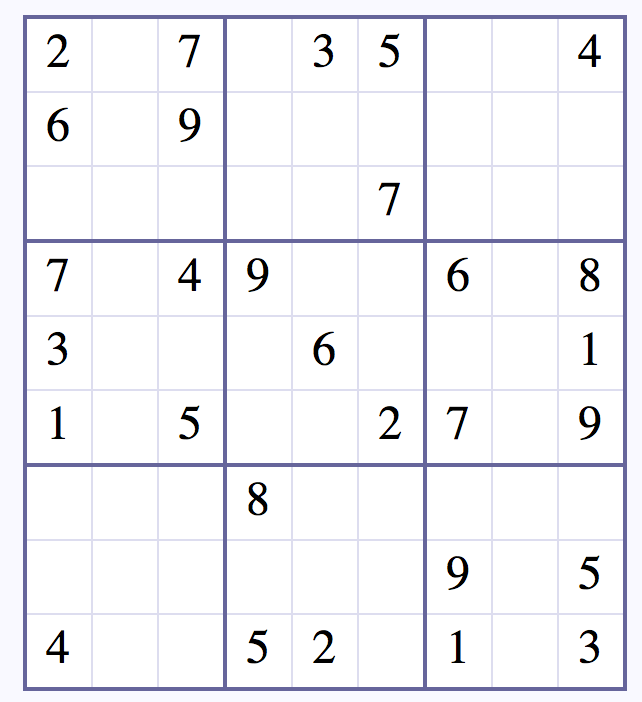
#> input picture test1.png, 642 x 702 px
$ python -i FindSud.py   (imports and definitions only)
#> lines starting #> are read from the running program, lines starting #| are printed output that depends on the picture; after the words box and inside, x2 and y2 are one past the last pixel; in counts of white or black regions, pixels touching at a corner belong together
# Imports
import cv2
import numpy as np
import pytesseract
#::::::::::::::::::::::::::::::::::::::::::::::::::::::::::
def finder_from_image(file_path):
    """
    this function used for finding the sudoku from image

    Parameter
    ---------
    file_path : wiht */* and file name

    Returns
    -------
    findedSudoku : shape(9, 9)

    """
#> called with file_path = 'test1.png'
# Image Initializing
    image = cv2.imread(file_path)
#> image is the input picture: shape (702, 642, 3); mean B, G, R 246.2, 242.6, 242.6
    image2 = cv2.cvtColor(image, cv2.COLOR_BGR2GRAY)
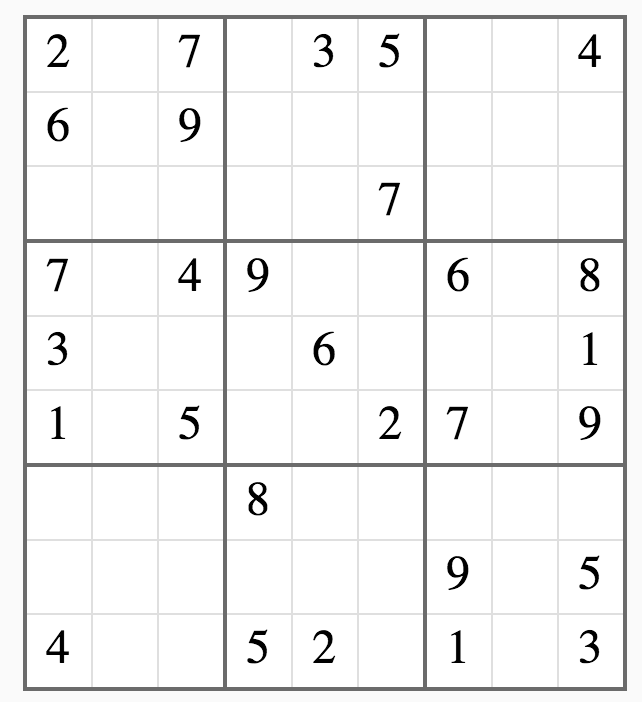
#> image2: shape (702, 642); min 0, max 255, mean 243
    _, image2 = cv2.threshold(image2, 200, 255, cv2.THRESH_BINARY)
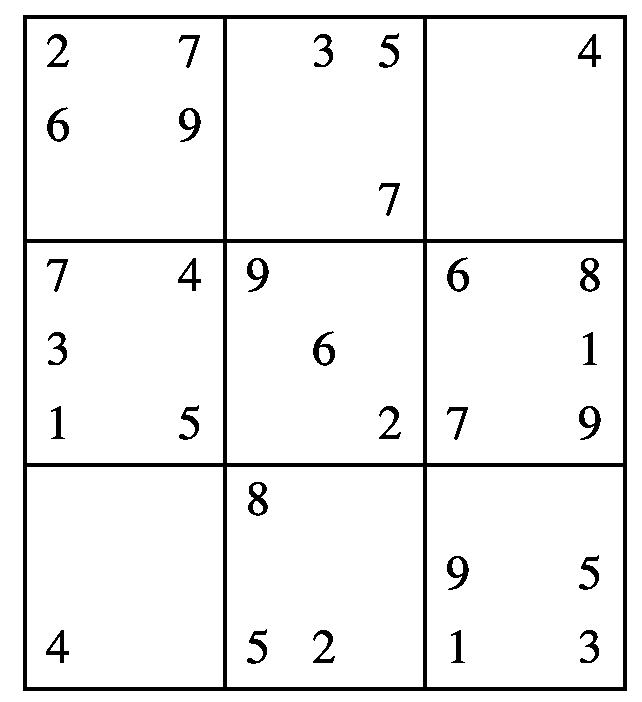
#> image2: shape (702, 642); 93.8% white; 30 black regions, largest, box (x1, y1, x2, y2) and area: (23, 15, 627, 691) 20224, (580, 258, 600, 292) 340, (248, 482, 268, 516) 340
    edge = cv2.Canny(image2, 50, 100)
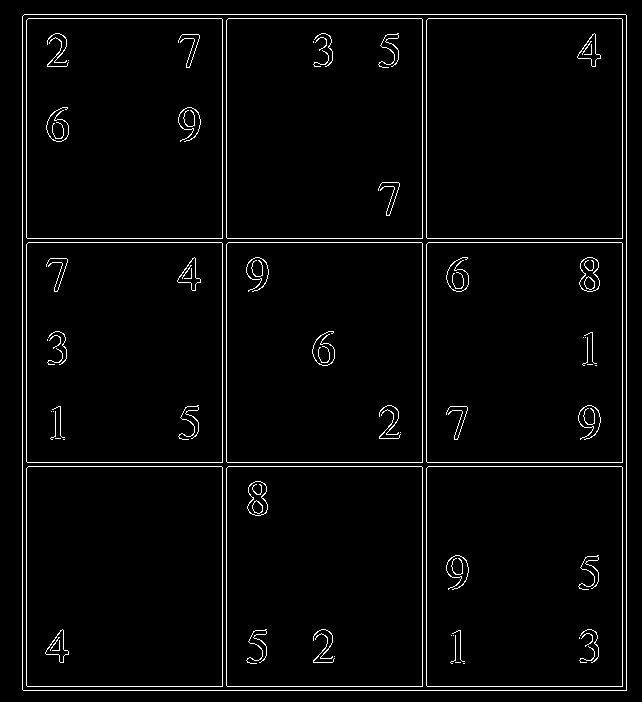
#> edge: shape (702, 642); 3.1% white in thin lines or dots
    y1,x1 = np.argwhere(edge).min(axis=0)
#> y1 = 14; x1 = 22
    y2,x2 = np.argwhere(edge).max(axis=0)
#> y2 = 690; x2 = 626
    cropped = image2[y1:y2, x1:x2]
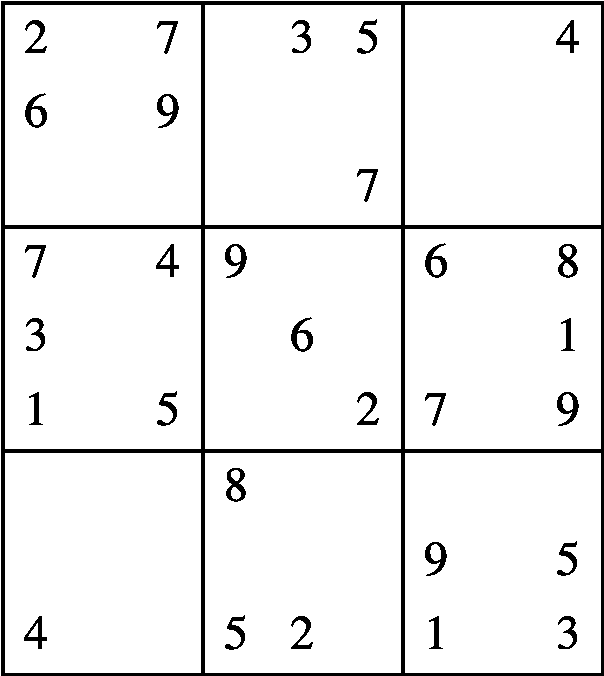
#> cropped: shape (676, 604); 93.5% white; 30 black regions, largest, box (x1, y1, x2, y2) and area: (1, 1, 604, 676) 18945, (558, 244, 578, 278) 340, (226, 468, 246, 502) 340
    ycell = int(np.shape(cropped)[0]/9)
#> ycell = 75
    xcell = int(np.shape(cropped)[1]/9)
#> xcell = 67
    # Finding numbers and writing them into a string
    findedNumbers = ""
    for i in range(9):
        for k in range(9):
            selected = cropped[(i*ycell)+((y2-y1)//57):((i+1)*ycell)-((y2-y1)//57),
                               (k*xcell)+((x2-x1)//57):((k+1)*xcell)-((x2-x1)//57)]
            copyfindedNumbers = findedNumbers
            findedNumbers += pytesseract.image_to_string(selected, lang='eng', config='--psm 10 --oem 3 -c tessedit_char_whitelist=123456789')
            findedNumbers = findedNumbers.replace("\n", "")
            findedNumbers = findedNumbers.replace("\x0c", "")
            if findedNumbers == copyfindedNumbers : findedNumbers += "0"
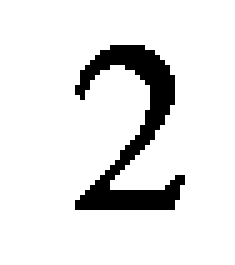
#> selected: shape (53, 47) (shown 5 times larger); 89.4% white; 1 black region, box (x1, y1, x2, y2) and area: (15, 9, 37, 42) 264
#> after the loop, findedNumbers = ''
    # Show detected sudoku and finded numbers
    tagged = cv2.rectangle(image, (x1,y1), (x2,y2), (0,255,0), 3, cv2.LINE_AA)
    #cv2.imshow('Detected Sudoku',tagged)
    findedSudoku = np.array(np.reshape(list(int(i) for i in findedNumbers), (9, 9)))
    cv2.imwrite('detected.png', tagged)
    cv2.waitKey(0)
    cv2.destroyAllWindows()
    return findedSudoku
#::::::::::::::::::::::::::::::::::::::::::::::::::::::::::
# [67 lines left out: functions create_solved_sudoku, finder_from_text, not called in this run]

#> (the run stopped early here; a loop or call above may not have finished)

$ run again, on solved1.png
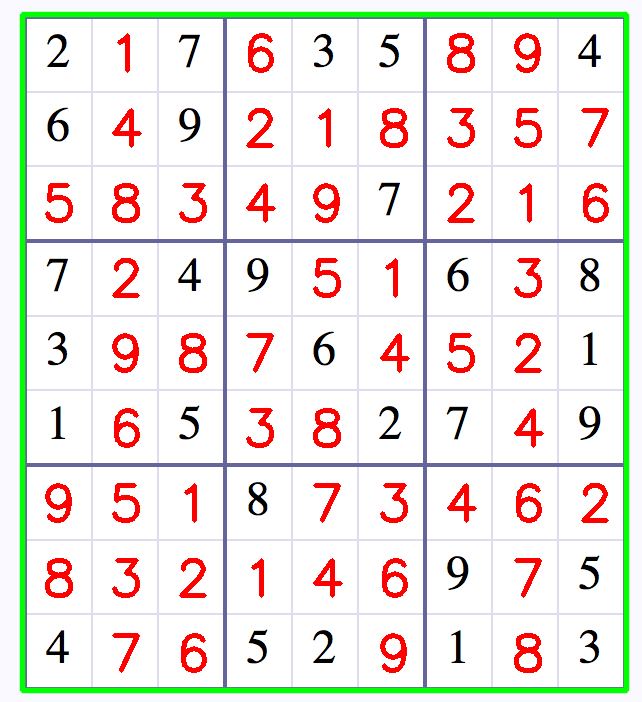
#> input picture solved1.png, 642 x 702 px
#> in finder_from_image, image is the input picture: shape (702, 642, 3); mean B, G, R 227, 232.2, 237.2
#> in finder_from_image, `edge = cv2.Canny(image2, 50, 100)`:
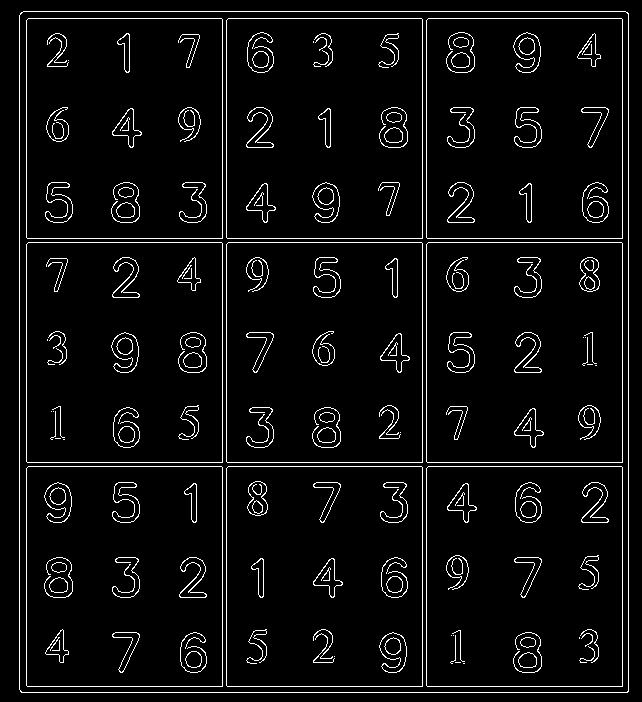
#> edge: shape (702, 642); 5.1% white in thin lines or dots
#> y1 = 11; x1 = 19
#> y2 = 692; x2 = 628
#> cropped: shape (681, 609); 86.6% white; 82 black regions, largest, box (x1, y1, x2, y2) and area: (1, 1, 609, 681) 25355, (428, 22, 456, 62) 585, (361, 97, 389, 137) 585
#> after the loop in finder_from_image, `for i in range(9):`:
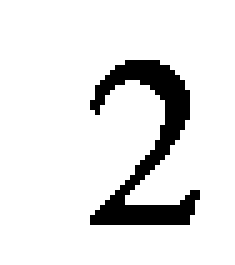
#> selected: shape (53, 47) (shown 5 times larger); 89.4% white; 1 black region, box (x1, y1, x2, y2) and area: (18, 12, 40, 45) 264
#> after the loop in finder_from_image, `for i in range(9):`: findedNumbers = ''

$ run again, on solver.png
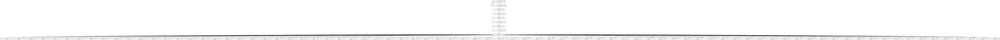
#> input picture solver.png, 1000 x 40 px, shrunk from 32767 x 1301 before the run
#> in finder_from_image, image is the input picture: shape (40, 1000, 3); min 93, max 255, mean 248.6
#> in finder_from_image, `_, image2 = cv2.threshold(image2, 200, 255, cv2.THRESH_BINARY)`:
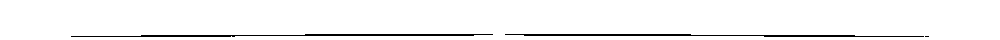
#> image2: shape (40, 1000); 96.6% white; black in thin lines or dots, all inside (x1, y1, x2, y2) = (71, 34, 929, 37)
#> in finder_from_image, `edge = cv2.Canny(image2, 50, 100)`:
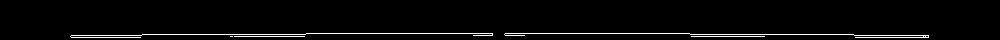
#> edge: shape (40, 1000); 3% white in thin lines or dots, all inside (x1, y1, x2, y2) = (70, 33, 929, 38)
#> y1 = 33; x1 = 70
#> y2 = 37; x2 = 928
#> after the loop in finder_from_image, `for i in range(9):`: findedNumbers = ''
